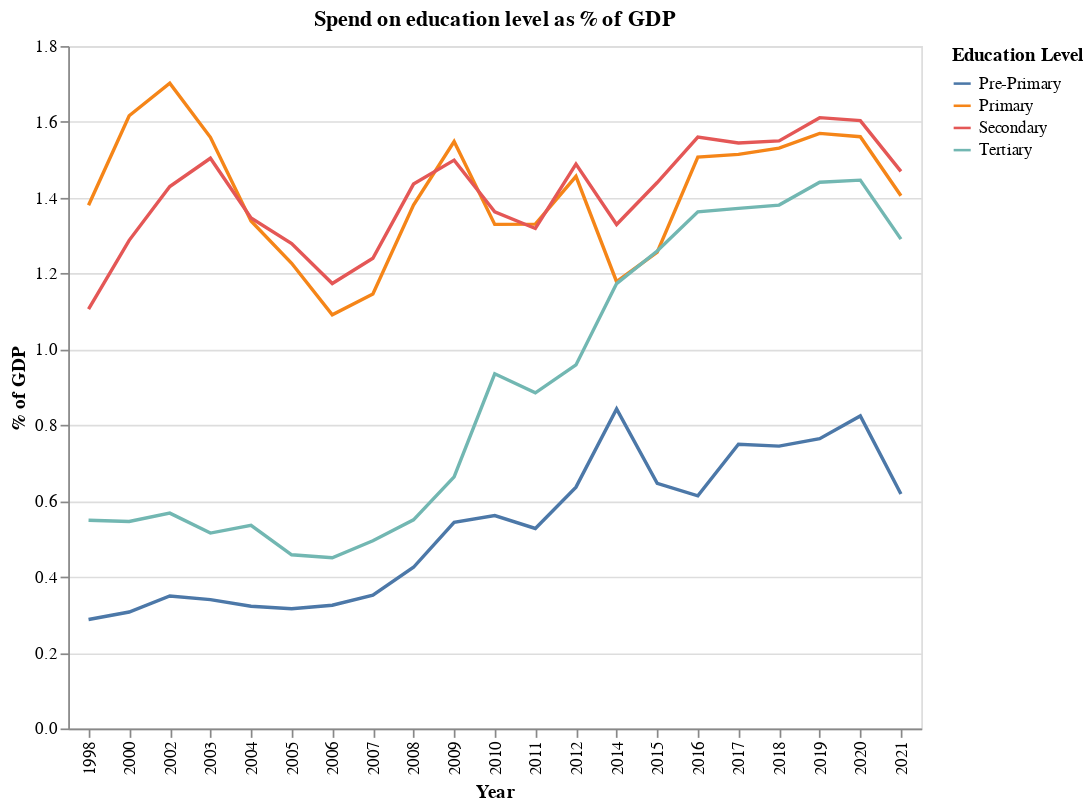

Source (notebook cell):
### Code cell
chart_8 = alt.Chart(spend_long).mark_line().encode(
    x = alt.X("year:N").title("Year"),
    y = alt.Y("value").title("% of GDP"),
    color = alt.Color("level").title("Education Level")).properties(
        title = "Spend on education level as % of GDP",
        width = 500,
        height = 400
    )
chart_8

### Figure 1 — Vega-Lite specification as saved in the notebook (floating-point values rounded to 4 significant figures)
{"config": {"view": {"continuousWidth": 300, "continuousHeight": 300}}, "data": {"name": "data-ad41b40229ceda2af164463c13ae06ad"}, "mark": {"type": "line"}, "encoding": {"color": {"field": "level", "title": "Education Level", "type": "nominal"}, "x": {"field": "year", "title": "Year", "type": "nominal"}, "y": {"field": "value", "title": "% of GDP", "type": "quantitative"}}, "height": 400, "title": "Spend on education level as % of GDP", "width": 500, "$schema": "https://vega.github.io/schema/vega-lite/v5.20.1.json", "datasets": {"data-ad41b40229ceda2af164463c13ae06ad": [{"year": 1998, "level": "Pre-Primary", "value": 0.2874}, {"year": 2000, "level": "Pre-Primary", "value": 0.3072}, {"year": 2002, "level": "Pre-Primary", "value": 0.3493}, {"year": 2003, "level": "Pre-Primary", "value": 0.3399}, {"year": 2004, "level": "Pre-Primary", "value": 0.3223}, {"year": 2005, "level": "Pre-Primary", "value": 0.3159}, {"year": 2006, "level": "Pre-Primary", "value": 0.3251}, {"year": 2007, "level": "Pre-Primary", "value": 0.3516}, {"year": 2008, "level": "Pre-Primary", "value": 0.4252}, {"year": 2009, "level": "Pre-Primary", "value": 0.5437}, {"year": 2010, "level": "Pre-Primary", "value": 0.5615}, {"year": 2011, "level": "Pre-Primary", "value": 0.5275}, {"year": 2012, "level": "Pre-Primary", "value": 0.6366}, {"year": 2014, "level": "Pre-Primary", "value": 0.8427}, {"year": 2015, "level": "Pre-Primary", "value": 0.6464}, {"year": 2016, "level": "Pre-Primary", "value": 0.6136}, {"year": 2017, "level": "Pre-Primary", "value": 0.7496}, {"year": 2018, "level": "Pre-Primary", "value": 0.7447}, {"year": 2019, "level": "Pre-Primary", "value": 0.7642}, {"year": 2020, "level": "Pre-Primary", "value": 0.8243}, {"year": 2021, "level": "Pre-Primary", "value": 0.6184}, {"year": 1998, "level": "Primary", "value": 1.38}, {"year": 2000, "level": "Primary", "value": 1.616}, {"year": 2002, "level": "Primary", "value": 1.702}, {"year": 2003, "level": "Primary", "value": 1.559}, {"year": 2004, "level": "Primary", "value": 1.338}, {"year": 2005, "level": "Primary", "value": 1.227}, {"year": 2006, "level": "Primary", "value": 1.091}, {"year": 2007, "level": "Primary", "value": 1.146}, {"year": 2008, "level": "Primary", "value": 1.38}, {"year": 2009, "level": "Primary", "value": 1.548}, {"year": 2010, "level": "Primary", "value": 1.33}, {"year": 2011, "level": "Primary", "value": 1.33}, {"year": 2012, "level": "Primary", "value": 1.456}, {"year": 2014, "level": "Primary", "value": 1.178}, {"year": 2015, "level": "Primary", "value": 1.256}, {"year": 2016, "level": "Primary", "value": 1.507}, {"year": 2017, "level": "Primary", "value": 1.514}, {"year": 2018, "level": "Primary", "value": 1.531}, {"year": 2019, "level": "Primary", "value": 1.57}, {"year": 2020, "level": "Primary", "value": 1.561}, {"year": 2021, "level": "Primary", "value": 1.405}, {"year": 1998, "level": "Secondary", "value": 1.106}, {"year": 2000, "level": "Secondary", "value": 1.288}, {"year": 2002, "level": "Secondary", "value": 1.429}, {"year": 2003, "level": "Secondary", "value": 1.504}, {"year": 2004, "level": "Secondary", "value": 1.347}, {"year": 2005, "level": "Secondary", "value": 1.279}, {"year": 2006, "level": "Secondary", "value": 1.174}, {"year": 2007, "level": "Secondary", "value": 1.24}, {"year": 2008, "level": "Secondary", "value": 1.436}, {"year": 2009, "level": "Secondary", "value": 1.499}, {"year": 2010, "level": "Secondary", "value": 1.363}, {"year": 2011, "level": "Secondary", "value": 1.319}, {"year": 2012, "level": "Secondary", "value": 1.489}, {"year": 2014, "level": "Secondary", "value": 1.329}, {"year": 2015, "level": "Secondary", "value": 1.44}, {"year": 2016, "level": "Secondary", "value": 1.56}, {"year": 2017, "level": "Secondary", "value": 1.545}, {"year": 2018, "level": "Secondary", "value": 1.55}, {"year": 2019, "level": "Secondary", "value": 1.611}, {"year": 2020, "level": "Secondary", "value": 1.603}, {"year": 2021, "level": "Secondary", "value": 1.469}, {"year": 1998, "level": "Tertiary", "value": 0.5491}, {"year": 2000, "level": "Tertiary", "value": 0.5461}, {"year": 2002, "level": "Tertiary", "value": 0.5679}, {"year": 2003, "level": "Tertiary", "value": 0.5153}, {"year": 2004, "level": "Tertiary", "value": 0.5356}, {"year": 2005, "level": "Tertiary", "value": 0.4581}, {"year": 2006, "level": "Tertiary", "value": 0.4503}, {"year": 2007, "level": "Tertiary", "value": 0.495}, {"year": 2008, "level": "Tertiary", "value": 0.5504}, {"year": 2009, "level": "Tertiary", "value": 0.6638}, {"year": 2010, "level": "Tertiary", "value": 0.9355}, {"year": 2011, "level": "Tertiary", "value": 0.8851}, {"year": 2012, "level": "Tertiary", "value": 0.9589}, {"year": 2014, "level": "Tertiary", "value": 1.173}, {"year": 2015, "level": "Tertiary", "value": 1.259}, {"year": 2016, "level": "Tertiary", "value": 1.363}, {"year": 2017, "level": "Tertiary", "value": 1.372}, {"year": 2018, "level": "Tertiary", "value": 1.38}, {"year": 2019, "level": "Tertiary", "value": 1.441}, {"year": 2020, "level": "Tertiary", "value": 1.446}, {"year": 2021, "level": "Tertiary", "value": 1.291}]}}
